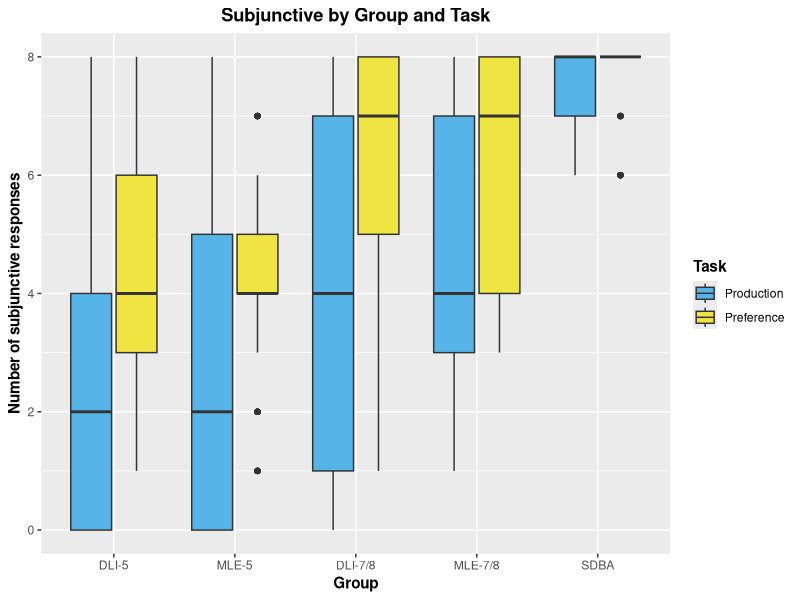

Write the R code that produced this figure.
library(tidyverse)

# Load data
## EPT
SDB_EPT <- read_csv("./CSV Files/SDB/SDB Subjunctive EPT.csv") %>%
  filter(Property == "Intensional subjunctive") %>% 
  mutate(Group = "SDBA",
         Task = "Production")

DLI78_EPT <- read_csv("./CSV Files/DLI-78/DLI-78 Subjunctive EPT.csv") %>%
  filter(Property == "Intensional subjunctive") %>% 
  mutate(Group = "DLI-7/8",
         Task = "Production")

MLS78_EPT <- read_csv("./CSV Files/MLS-78/MLS-78 Subjunctive EPT.csv") %>%
  filter(!School == "GBCS") %>% 
  filter(Property == "Intensional subjunctive") %>% 
  mutate(Group = "MLE-7/8",
         Task = "Production")

DLI5_EPT <- read_csv("./CSV Files/DLI-5/DLI-5 Subjunctive EPT.csv")  %>%
  filter(Property == "Intensional subjunctive")%>% 
  mutate(Group = "DLI-5",
         Task = "Production")

MLS5_EPT <- read_csv("./CSV Files/MLS-5/MLS-5 Subjunctive EPT.csv") %>%
  filter(!School == "GBCS") %>% 
  filter(Property == "Intensional subjunctive") %>% 
  mutate(Group = "MLE-5",
         Task = "Production")


## FCT
SDB_FCT <- read_csv("./CSV Files/SDB/SDB Subjunctive FCT.csv") %>%
  filter(Property == "Intensional subjunctive") %>% 
  mutate(Group = "SDBA",
         Task = "Preference")

DLI78_FCT <- read_csv("./CSV Files/DLI-78/DLI-78 Subjunctive FCT.csv") %>%
  filter(Property == "Intensional subjunctive") %>% 
  mutate(Group = "DLI-7/8",
         Task = "Preference")

MLS78_FCT <- read_csv("./CSV Files/MLS-78/MLS-78 Subjunctive FCT.csv") %>%
  filter(!School == "GBCS") %>% 
  filter(Property == "Intensional subjunctive") %>% 
  mutate(Group = "MLE-7/8",
         Task = "Preference")

DLI5_FCT <- read_csv("./CSV Files/DLI-5/DLI-5 Subjunctive FCT.csv")  %>%
  filter(Property == "Intensional subjunctive")%>% 
  mutate(Group = "DLI-5",
         Task = "Preference")

MLS5_FCT <- read_csv("./CSV Files/MLS-5/MLS-5 Subjunctive FCT.csv") %>%
  filter(!School == "GBCS") %>% 
  filter(Property == "Intensional subjunctive") %>% 
  mutate(Group = "MLE-5",
         Task = "Preference")


## Rejoin datasets for all participants
EPT <- rbind(SDB_EPT, DLI78_EPT, MLS78_EPT, DLI5_EPT, MLS5_EPT)
FCT <- rbind(SDB_FCT, DLI78_FCT, MLS78_FCT, DLI5_FCT, MLS5_FCT)


# Generate averages
EPT_Average <- aggregate(EPT$Mood_Use, list(EPT$Part_ID), FUN = sum, na.rm = TRUE)
EPT_Average <- EPT_Average %>% rename(Subj_Sum = x)
EPT_Average <- left_join(EPT, EPT_Average, by = c("Part_ID" = "Group.1")) %>% 
  mutate(Subj_Percentage = (Subj_Sum/8)*100)

FCT_Average <- aggregate(FCT$Mood_Use, list(FCT$Part_ID), FUN = sum, na.rm = TRUE)
FCT_Average <- FCT_Average %>% rename(Subj_Sum = x)
FCT_Average <- left_join(FCT, FCT_Average, by = c("Part_ID" = "Group.1")) %>% 
  mutate(Subj_Percentage = (Subj_Sum/8)*100)


# Join dataset
Aggregate <- rbind(EPT_Average, FCT_Average)
Aggregate$Group <- factor(Aggregate$Group, levels = c("DLI-5", "MLE-5", "DLI-7/8", "MLE-7/8", "SDBA"))
Aggregate$Task <- factor(Aggregate$Task, levels = c("Production", "Preference"))


# Generate graph
Aggregate %>% 
  ggplot(aes(x = Group, y = Subj_Sum, fill = Task)) +
  geom_boxplot() +
  scale_y_continuous(breaks = seq (0, 8, 2),
                     limits = c(0, 8)) +
  scale_fill_manual(values = c("#56B4E9", "#F0E442")) +
  labs(x = "Group", y = "Number of subjunctive responses", title = "Subjunctive by Group and Task") +
  theme(axis.title = element_text(face = "bold"),
        plot.title = element_text(hjust = 0.5, face = "bold"),
        legend.title = element_text(face = "bold"))
